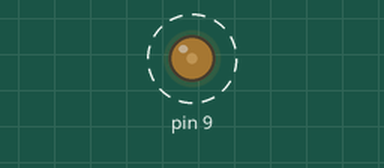
Bench run of a sketch on a simulated Arduino Uno, built with avr-gcc and run on an emulated ATmega328P. On the bench: output pins drawn as LEDs (lit = HIGH). Dashed ring = blinking.

Above: at 0.05 s.
Timing chart, 0 to 4.6 s (numbered marks = the images above):
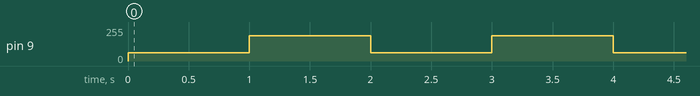

Measured:
- by itself, pin 9: alternates 191/255 for 1.0 s and 63/255 for 1.0 s

The sketch:

PWM_Example.ino
```cpp
#include<TimerOne.h>

void setup()
{
  pinMode(9,OUTPUT);
  Timer1.initialize(1000);
  Timer1.pwm(9,255);
}

void loop()
{
  Timer1.setPwmDuty(9,255);
  delay(1000);
  Timer1.setPwmDuty(9,767);
  delay(1000);
}
```
